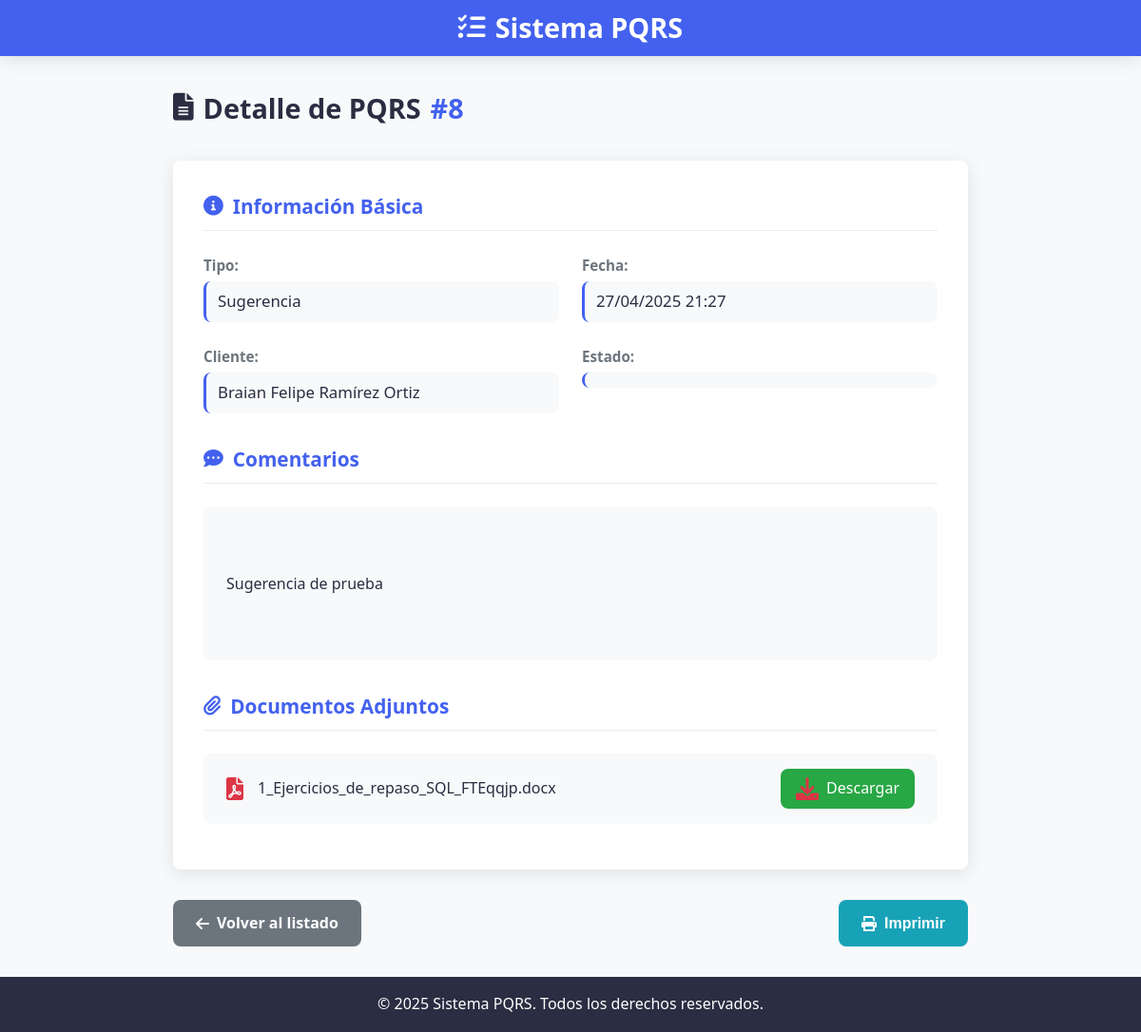
The app's page /gestor/pqrs/8/ with its own data.
### core/models.py (models this page shows, shortened)
class PQRS(models.Model):
    TIPO_RADICADO_CHOICES = [
        ('Petición', 'Petición'),
        ('Queja', 'Queja'),
        ('Reclamo', 'Reclamo'),
        ('Sugerencia', 'Sugerencia'),
    ]
    numero_radicado = models.AutoField(primary_key=True)
    fecha_radicado = models.DateTimeField(auto_now_add=True)
    tipo_radicado = models.CharField(max_length=25, choices=TIPO_RADICADO_CHOICES)
    comentarios = models.TextField()
    anexo = models.FileField(upload_to='anexos/', blank=True, null=True)
    cliente = models.ForeignKey(Cliente, on_delete=models.CASCADE, related_name='pqrs')

class Cliente(models.Model):
    TIPO_IDENTIFICACION_CHOICES = [
        ('Cédula de Ciudadanía', 'Cédula de Ciudadanía'),
        ('Tarjeta de Identidad', 'Tarjeta de Identidad'),
        ('Cédula de Extranjería', 'Cédula de Extranjería'),
        ('Pasaporte', 'Pasaporte'),
    ]
    tipo_identificacion = models.CharField(max_length=50, choices=TIPO_IDENTIFICACION_CHOICES)
    numero_identificacion = models.CharField(max_length=20, unique=True)
    nombre_completo = models.CharField(max_length=100)
    correo_electronico = models.EmailField(unique=True)
    telefono_movil = models.CharField(max_length=15)
    contrasena = models.CharField(max_length=100)

### core/views.py (the view)
# urls.py: path('gestor/pqrs/<int:numero_radicado>/', detalle_pqrs_gestor, name='detalle_pqrs_gestor'),
def detalle_pqrs_gestor(request, numero_radicado):
    pqrs = get_object_or_404(PQRS, numero_radicado=numero_radicado)
    return render(request, 'detalle_pqrs_gestor.html', {'pqrs': pqrs})

### templates/detalle_pqrs_gestor.html (shortened to what this page needs)
{% load static %}
<!DOCTYPE html>
<html lang="es">
<head>
    <link rel="stylesheet" href="{% static 'css/gestor/detalle_pqrs.css' %}">
    <link rel="stylesheet" href="https://cdnjs.cloudflare.com/ajax/libs/font-awesome/6.0.0/css/all.min.css">
</head>
<body>
    <div class="pqrs-detail-container">
        <header class="pqrs-header">
            <h1><i class="fas fa-tasks"></i> Sistema PQRS</h1>
        </header>
        <main class="pqrs-detail-content">
            <div class="detail-header">
                <h2>
                    <i class="fas fa-file-alt"></i> Detalle de PQRS
                    <span class="radicado-number">#{{ pqrs.numero_radicado }}</span>
                </h2>
                <div class="status-badge badge-{{ pqrs.estado|lower }}">
                </div>
            </div>
            <div class="detail-card">
                <div class="detail-section">
                    <h3 class="section-title"><i class="fas fa-info-circle"></i> Información Básica</h3>
                    <div class="detail-grid">
                        <div class="detail-item">
                            <span class="detail-label">Tipo:</span>
                            <span class="detail-value">{{ pqrs.tipo_radicado }}</span>
                        </div>
                        <div class="detail-item">
                            <span class="detail-label">Fecha:</span>
                            <span class="detail-value">{{ pqrs.fecha_radicado|date:"d/m/Y H:i" }}</span>
                        </div>
                        <div class="detail-item">
                            <span class="detail-label">Cliente:</span>
                            <span class="detail-value">{{ pqrs.cliente.nombre_completo }}</span>
                        </div>
                        <div class="detail-item">
                            <span class="detail-label">Estado:</span>
                            <span class="detail-value">{{ pqrs.estado }}</span>
                        </div>
                    </div>
                </div>
                <div class="detail-section">
                    <h3 class="section-title"><i class="fas fa-comment-dots"></i> Comentarios</h3>
                    <div class="comments-box">
                        {{ pqrs.comentarios|linebreaks }}
                    </div>
                </div>
                <div class="detail-section">
                    <h3 class="section-title"><i class="fas fa-paperclip"></i> Documentos Adjuntos</h3>
                    {% if pqrs.anexo %}
                        <div class="attachment-box">
                            <i class="fas fa-file-pdf"></i>
                            <span class="attachment-name">{{ pqrs.anexo.name|cut:"anexos/" }}</span>
                            <a href="{{ pqrs.anexo.url }}" download class="btn-download">
                                <i class="fas fa-download"></i> Descargar
                            </a>
                        </div>
                    {% else %}
                        <p class="no-attachment"><i class="fas fa-times-circle"></i> No se adjuntó documento.</p>
                    {% endif %}
                </div>
            </div>
            <div class="action-buttons">
                <a href="{% url 'gestion_pqrs' %}" class="btn btn-back">
                    <i class="fas fa-arrow-left"></i> Volver al listado
                </a>
                <button class="btn btn-print" onclick="window.print()">
                    <i class="fas fa-print"></i> Imprimir
                </button>
            </div>
        </main>
        <footer class="pqrs-footer">
            <p>&copy; 2025 Sistema PQRS. Todos los derechos reservados.</p>
        </footer>
    </div>
</body>
</html>

### static/css/gestor/detalle_pqrs.css (style rules this page uses)
:root { --primary-color: #4361ee; --primary-hover: #3a56d4; --secondary-color: #6c757d; --secondary-hover: #5a6268; --success-color: #28a745; --success-hover: #218838; --info-color: #17a2b8; --info-hover: #138496; --warning-color: #ffc107; --warning-hover: #e0a800; --danger-color: #dc3545; --danger-hover: #bb2d3b; --text-color: #2b2d42; --light-bg: #f8f9fa; --white: #ffffff; --gray-light: #e9ecef; --shadow: 0 4px 20px rgba(0, 0, 0, 0.1); --transition: all 0.3s ease; --border-radius: 8px; }
body { font-family: 'Segoe UI', Tahoma, Geneva, Verdana, sans-serif; background-color: var(--light-bg); color: var(--text-color); margin: 0; padding: 0; line-height: 1.6; }
.pqrs-detail-container { display: flex; flex-direction: column; min-height: 100vh; }
.pqrs-header { background-color: var(--primary-color); color: var(--white); padding: 0.4rem 2rem; box-shadow: var(--shadow); }
.pqrs-header h1 { margin: 0; font-size: 1.8rem; display: flex; align-items: center; justify-content: center; gap: 10px; }
.pqrs-detail-content { flex: 1; padding: 2rem; max-width: 900px; margin: 0 auto; width: 100%; box-sizing: border-box; }
.detail-header { display: flex; justify-content: space-between; align-items: center; margin-bottom: 2rem; flex-wrap: wrap; gap: 1rem; }
.detail-header h2 { font-size: 1.8rem; margin: 0; display: flex; align-items: center; gap: 10px; }
.radicado-number { color: var(--primary-color); font-weight: 700; }
.detail-card { background-color: var(--white); border-radius: var(--border-radius); box-shadow: var(--shadow); padding: 2rem; margin-bottom: 2rem; }
.detail-section { margin-bottom: 2rem; }
.detail-section:last-child { margin-bottom: 0; }
.section-title { font-size: 1.3rem; margin-top: 0; margin-bottom: 1.5rem; color: var(--primary-color); display: flex; align-items: center; gap: 10px; padding-bottom: 0.5rem; border-bottom: 1px solid var(--gray-light); }
.detail-grid { display: grid; grid-template-columns: repeat(auto-fit, minmax(250px, 1fr)); gap: 1.5rem; }
.detail-item { display: flex; flex-direction: column; }
.detail-label { font-weight: 600; color: var(--secondary-color); margin-bottom: 0.3rem; font-size: 0.95rem; }
.detail-value { font-size: 1.05rem; padding: 0.5rem 0.75rem; background-color: var(--light-bg); border-radius: var(--border-radius); border-left: 3px solid var(--primary-color); }
.comments-box { background-color: var(--light-bg); padding: 1.5rem; border-radius: var(--border-radius); line-height: 1.7; white-space: pre-line; }
.attachment-box { display: flex; align-items: center; gap: 15px; background-color: var(--light-bg); padding: 1rem 1.5rem; border-radius: var(--border-radius); margin-bottom: 1rem; }
.attachment-box i { font-size: 1.5rem; color: var(--danger-color); }
.attachment-name { flex: 1; font-weight: 500; overflow: hidden; text-overflow: ellipsis; white-space: nowrap; }
.btn-download { background-color: var(--success-color); color: var(--white); padding: 0.5rem 1rem; border-radius: var(--border-radius); text-decoration: none; font-weight: 500; display: flex; align-items: center; gap: 8px; transition: var(--transition); }
.status-badge { padding: 0.5rem 1rem; border-radius: 50rem; font-size: 0.9rem; font-weight: 700; text-transform: uppercase; }
.action-buttons { display: flex; justify-content: space-between; gap: 1rem; }
.btn { padding: 0.75rem 1.5rem; border-radius: var(--border-radius); border: none; font-size: 1rem; font-weight: 600; cursor: pointer; transition: var(--transition); display: inline-flex; align-items: center; justify-content: center; gap: 0.5rem; text-decoration: none; }
.btn-back { background-color: var(--secondary-color); color: var(--white); }
.btn-print { background-color: var(--info-color); color: var(--white); }
.pqrs-footer { background-color: var(--text-color); color: var(--white); text-align: center; margin-top: auto; }

### records on screen
PQRS: numero_radicado "8", tipo_radicado "Sugerencia", fecha_radicado "27/04/2025 21:27", cliente.nombre_completo "Braian Felipe Ramírez Ortiz", comentarios "Sugerencia de prueba", anexo.name "1_Ejercicios_de_repaso_SQL_FTEqqjp.docx"
